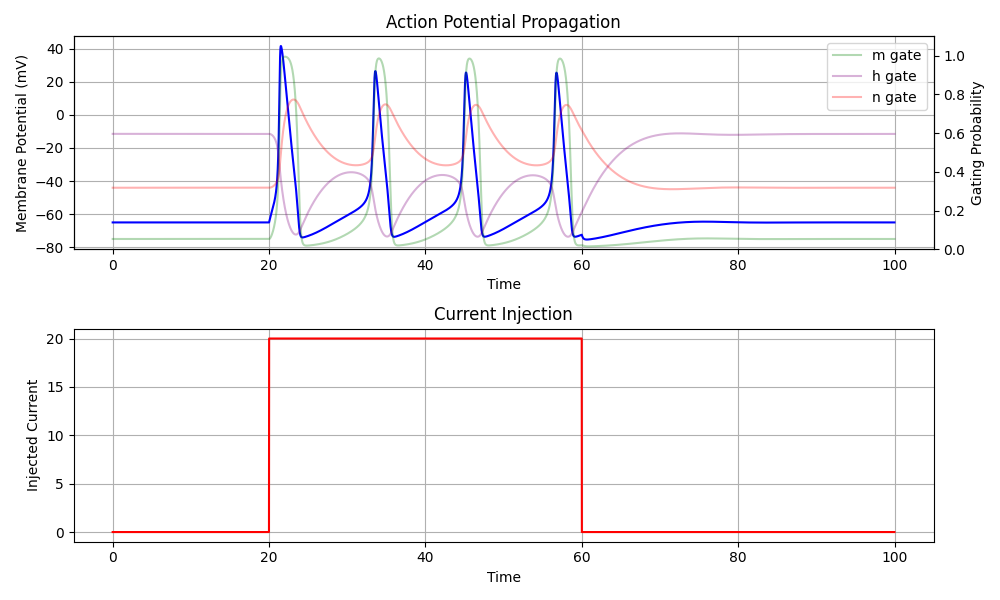

Write Python code to recreate this figure.
import matplotlib.pyplot as plt
import numpy as np

# https://goldmanlab.faculty.ucdavis.edu/wp-content/uploads/sites/263/2016/07/HodgkinHuxley.pdf
# values taken from above converted to SI units

# constants
C_m = 1.0  # nF/mm^2
g_Na = 120.0  # uS/cm^2
g_K = 36.0  # uS/cm^2
g_L = 0.3  # uS/cm^2

# reverse potential (mV)
E_Na = 50.0
E_K = -77.0
E_L = -54.387

# rate functions
# k activation


def alpha_n(V):
    return -0.01 * (V + 55) / (np.exp((V + 55) / -10) - 1)


def beta_n(V):
    return 0.125 * np.exp((V + 65) / -80)


def alpha_m(V):
    return -0.1 * (V + 40) / (np.exp((V + 40) / -10) - 1)


def beta_m(V):
    return 4 * np.exp((V + 65) / -18)


def alpha_h(V):
    return 0.07 * np.exp((V + 65) / -20)


def beta_h(V):
    return 1 / (1 + np.exp((V + 35) / -10))


def create_square_pulse(t, start, end, amplitude, dt):
    pulse = np.zeros_like(t)
    pulse[int(start / dt) : int(end / dt)] = amplitude
    return pulse


def main():
    dt = 0.01  # ms
    T = 100.0
    t = np.arange(0, T, dt)

    V = np.zeros(len(t))
    m = np.zeros(len(t))
    h = np.zeros(len(t))
    n = np.zeros(len(t))

    # set initial resting positions
    V[0] = -65.0
    m[0] = 0.0529
    h[0] = 0.5961
    n[0] = 0.3177

    I_inj = create_square_pulse(t, 20, 60, 20, dt)

    # Using the Euler forward method
    for i in range(1, len(t)):
        V_old = V[i - 1]
        m_old = m[i - 1]
        h_old = h[i - 1]
        n_old = n[i - 1]

        I_Na = g_Na * (m_old**3) * h_old * (V_old - E_Na)
        I_K = g_K * (n_old**4) * (V_old - E_K)
        I_L = g_L * (V_old - E_L)

        dm = alpha_m(V_old) * (1 - m_old) - beta_m(V_old) * m_old
        dh = alpha_h(V_old) * (1 - h_old) - beta_h(V_old) * h_old
        dn = alpha_n(V_old) * (1 - n_old) - beta_n(V_old) * n_old

        m[i] = m_old + dm * dt
        h[i] = h_old + dh * dt
        n[i] = n_old + dn * dt

        dV = (I_inj[i - 1] - I_Na - I_K - I_L) / C_m
        V[i] = V_old + dV * dt

    fig, (ax1, ax2) = plt.subplots(2, 1, figsize=(10, 6), sharex=False)

    ax1.plot(t, V, color="blue")
    # ax1.plot(t, m_p, color="green", alpha=0.3, label="m gate")
    # ax1.plot(t, n_p, color="red", alpha=0.3, label="n gate")
    # ax1.plot(t, h_p, color="purple", alpha=0.3, label="h gate")

    ax1_right = ax1.twinx()
    ax1_right.set_ylabel("Gating Probability")
    ax1_right.set_ylim(0, 1.1)

    gates = {"m": (m, "green"), "h": (h, "purple"), "n": (n, "red")}

    for name, (data, color) in gates.items():
        ax1_right.plot(t, data, color=color, alpha=0.3, label=f"{name} gate")

    ax1_right.legend()

    ax1.set_xlabel("Time")
    ax1.set_ylabel("Membrane Potential (mV)")
    ax1.set_title("Action Potential Propagation")
    ax1.grid(True)

    ax2.plot(t, I_inj, color="Red")
    ax2.set_xlabel("Time")
    ax2.set_ylabel("Injected Current")
    ax2.set_title("Current Injection")
    ax2.grid(True)

    plt.tight_layout()
    plt.savefig("hh_model.png")
    # plt.show()


if __name__ == "__main__":
    main()
